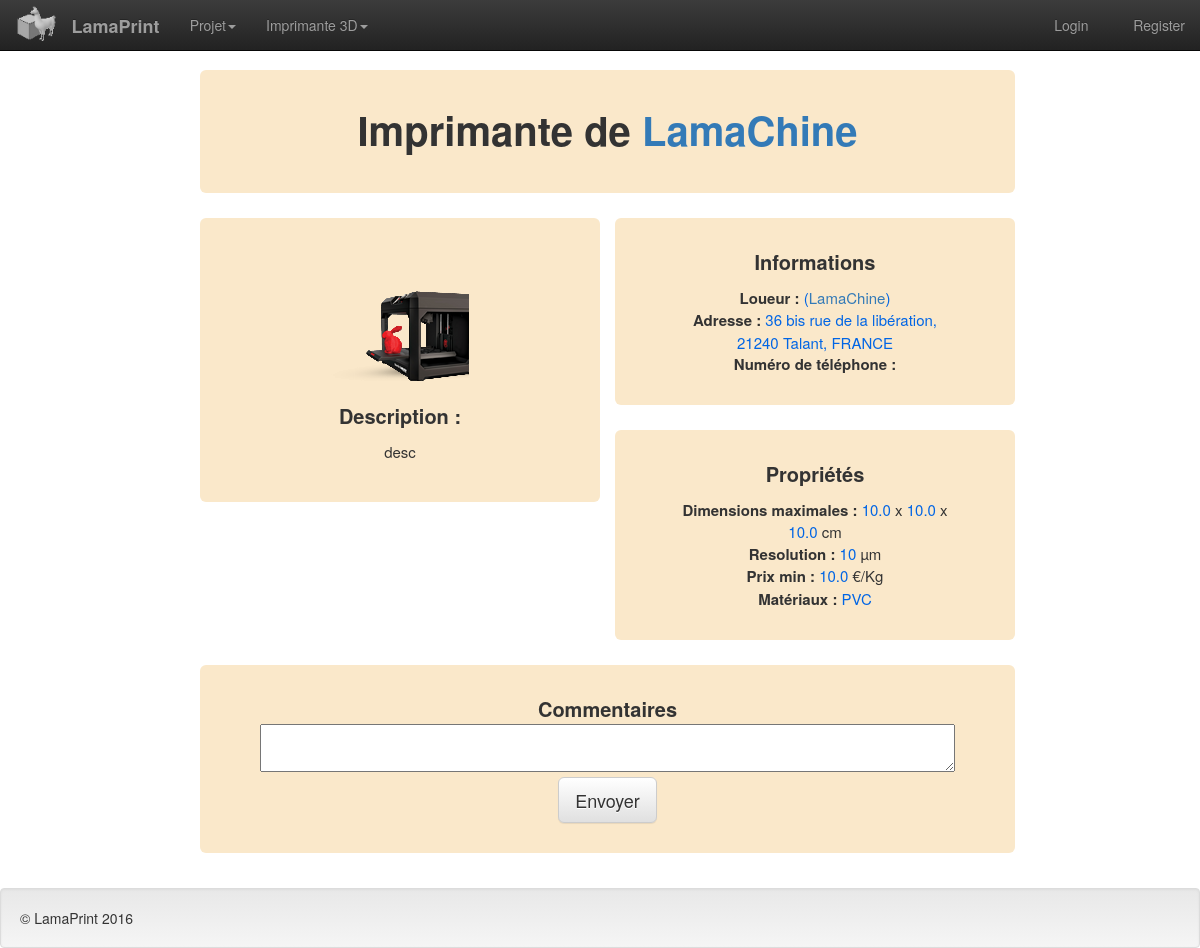
Before: /printer/1 with the older database file.
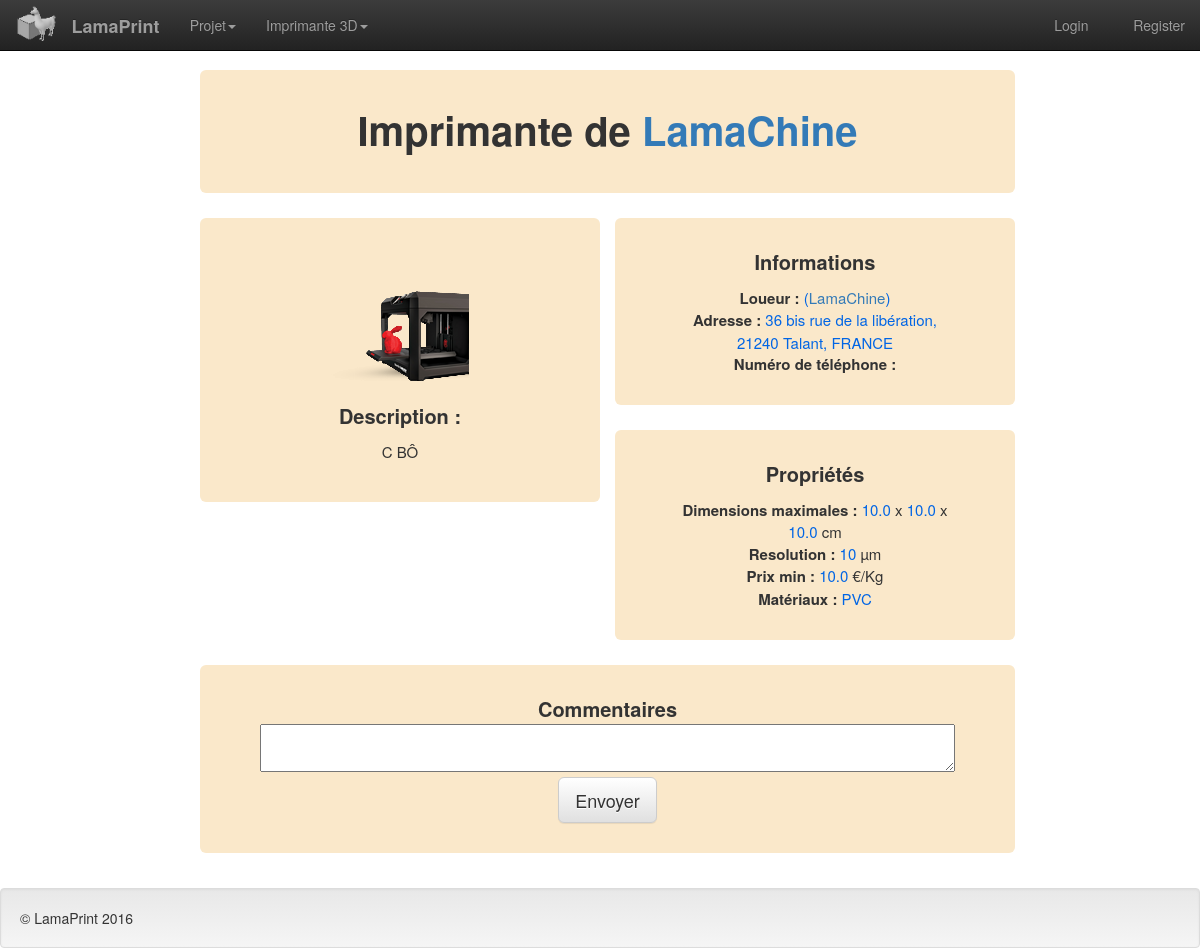
After: the same page with the newer database file.
### tables this page shows
CREATE TABLE printer (
	"ID" INTEGER NOT NULL, 
	creation_date VARCHAR, 
	user VARCHAR, 
	dimensionsx FLOAT, 
	dimensionsy FLOAT, 
	dimensionsz FLOAT, 
	res INTEGER, 
	price FLOAT, 
	material VARCHAR, 
	address VARCHAR, 
	postcode VARCHAR, 
	city VARCHAR, 
	country VARCHAR, 
	description VARCHAR, 
	PRIMARY KEY ("ID"), 
	UNIQUE ("ID"), 
	FOREIGN KEY(user) REFERENCES user (username) ON DELETE SET NULL ON UPDATE CASCADE
);

### test.py (the view)
@app.route('/printer/<idd>')
def showprinter(idd):
	idd = int(idd)
	result=getPrinterInfo(idd);
	print("### /printer, result=", result)
	username="Aucun"
	nom=prenom='Non renseigné'
	phone='NaN'
	x=y=z=0
	res=price=0
	material=address=postcode=city=country="Non renseigné"
	if result is not False:
		if result[2] is not None:
			username=result[2]
		if result[2] is None:
			username='Non renseigné'
		userInfo=getUserInfo(username)
		if userInfo is not False:
			if userInfo[3] is not None:
				nom=userInfo[3]
			if userInfo[3] is None:
				nom='Non renseigné'
			if userInfo[4] is not None:
				prenom=userInfo[4]
			if userInfo[4] is None:
				prenom='Non renseigné'
			if userInfo[10] is not None:
				phone=userInfo[10]
			if userInfo[10] is None:
				phone='NaN'
		if result[3] is not None:
			x=result[3]
		if result[3] is None:
			x='Non renseigné'
		if result[4] is not None:
			y=result[4]
		if result[4] is None:
			y='Non renseigné'
		if result[5] is not None:
			z=result[5]
		if result[5] is None:
			z='Non renseigné'
		if result[6] is not None:
			res=result[6]
		if result[6] is None:
			res='Non renseigné'
		if result[7] is not None:
			price=result[7]
		if result[7] is None:
			price='Non renseigné'
		if result[8] is not None:
			material=result[8]
		if result[8] is None:
			material='Non renseigné'
		if result[9] is not None:
			address=result[9]
		if result[9] is None:
			address='Non renseigné'
		if result[10] is not None:
			postcode=result[10]
		if result[10] is None:
			postcode='Non renseigné'
		if result[11] is not None:
			city=result[11]
		if result[11] is None:
			city='Non renseigné'
		if result[12] is not None:
			country=result[12]
			country=country.upper()
		if result[12] is None:
			country='Non renseigné'
		if result[13] is not None:
			description=result[13]
		if result[13] is None:
			description='-- Aucune description --'
		return render_template('printer.html', name=" Imprimante n°"+str(idd), username=username, prenom=prenom, nom=nom, x=x, y=y, z=z, res=res, price=price, material=material, address=address, postcode=postcode, city=city, country=country, phone=phone, description=description)
	elif result is False:
		flash('Error: printer n°'+ str(idd) + ' may not exist.', 'warning')
		print('Error: printer n°'+ str(idd) + ' may not exist.')
		return redirect('/')

### test.py (called while the page is built)
def getUserInfo(username):
	db = engine.connect()
	try:
		result = db.execute(select([user]).where(user.c.username == username)).fetchone()
		if result is None:
			print('**Encounter problem getting user\'s info**')
			return False
		else:
			return result
	finally:
		db.close()

def getPrinterInfo(ID):
	db = engine.connect()
	print("### GetPrinterInfo, ID="+str(ID))
	try:
		result = db.execute(select([printer]).where(printer.c.ID == str(ID))).fetchone()
		if result is None:
			print('**Encounter problem getting printer\'s info**')
			return False
		else:
			return result
	finally:
		db.close()

### templates/printer.html (shortened to what this page needs)
{% extends "main.html" %}
{% block head %}
{{ super() }}
{% endblock %}
{% block navbar %}
{{ super() }}
{% endblock %}
{% block content %}
<div class="content">
	<div class="container register-text">
		<div class="jumbotron profile-title">
			<label for="titletext" class="profile-title">Imprimante de <a href="/profile/{{username}}">{{username}}</a></label>
		</div>
		<div class="container-globalprofile">
			<div class="col-md-6 no-padding">
				<div class="jumbotron container-leftprofile">
					<div class="form-style">
						<br />
						<br />
						<img src="../image/printer.png" name="image" id="image" style="width: auto">
						<br />
						<br />
						<label class="profile-subtitle">Description :</label>
						<br />
						<text class="profile-text">{{description}}
						</text>
					</div>
				</div>
			</div>
			<div class="col-md-6 no-padding">
				<div class="jumbotron container-rightprofile">
					<label class="profile-subtitle">Informations</label>
					<br />
					<B><text class="profile-text">Loueur :
					</text></B>
					<text style="color:#0065e5; text-align:center;">{{prenom}} {{nom}} (<a href="/profile/{{username}}">{{username}}</a>)</text>
					<br />
					<B><text class="profile-text">Adresse : </text></B>
						<text style="color:#0065e5; text-align:center;">{{address}}, <br /> {{postcode}} {{city}}, {{country}}</text>
					<br />
					<B><text class="profile-text">Numéro de téléphone : </text></B>
				</div>
				<div class="jumbotron container-rightprofile">
					<label class="profile-subtitle">Propriétés</label>
					<br />
					<B><text class="profile-text">Dimensions maximales : </text></B>
					<text style="color:#0065e5; text-align:center;"> {{x}} </text>x <text style="color:#0065e5; text-align:center;">{{y}} </text>x <text style="color:#0065e5; text-align:center;">{{z}}</text> cm
					<br />
					<B><text class="profile-text">Resolution : </text></B>
					<text style="color:#0065e5; text-align:center;">{{res}}</text> µm
					<br />
					<B><text class="profile-text">Prix min : </text></B>
					<text style="color:#0065e5; text-align:center;">{{price}}</text> €/Kg
					<br />
					<B><text class="profile-text">Matériaux :</text></B>
					<text style="color:#0065e5; text-align:center;"> {{material}}</text>
					<br />
				</div>
			</div>
			<div class="col-md-12 no-padding">
				<div class="jumbotron">
					<B><text class="profile-subtitle">Commentaires</text></B>
					<div>
						<textarea name="comments" id="com" class="comment-box"></textarea>
					</div>
					<button onclick="writeComment()" class="btn btn-lg btn-default navbar-button">Envoyer</button>
				</div>
			</div>
		</div>
	</div>
</div>
{% endblock %}
{% block footer %}
{{ super() }}
{% endblock %}

### templates/main.html (shortened to what this page needs)
<!DOCTYPE html>
<html>
	<head>
		{% block head %}
		<link rel="stylesheet" type="text/css" href="../bootstrap/css/bootstrap.min.css" />
		<link rel="stylesheet" type="text/css" href="../bootstrap/css/bootstrap-theme.min.css" />
		<link rel="stylesheet" type="text/css" href="../static/lamaprint.css" />
		{% endblock %}
	</head>
	<body>
		{% block navbar %}
		<nav class="navbar navbar-inverse navbar-fixed-top">
			<div class="container-fluid navbar-no-margin">
				<div class="navbar-header">
					<a class="navbar-brand" style="padding-top:5px" href="/"><img src="../image/logo.png" style="height:120%;width:auto"></a>
					<a class="navbar-brand" href="/"><b>LamaPrint</b></a>
				</div>
				<ul class="nav navbar-nav">
					<li class="dropdown">
						<a href="#" class="dropdown-toggle" data-toggle="dropdown" role="button" aria-haspopup="true" aria-expanded="false">Projet<span class="caret"></span></a>
					</li>
					<li class="dropdown">
						<a href="#" class="dropdown-toggle" data-toggle="dropdown" role="button" aria-haspopup="true" aria-expanded="false">Imprimante 3D<span class="caret"></span></a>
					</li>
				</ul>
				<ul class="nav navbar-nav navbar-right">
					{% if session.get('logged')==True %}
					<li><a href="/profile/{{session['username']}}"><span class="glyphicon glyphicon-user"></span> {{session['username']}}</a></li>
					<li><a href="/logout"><span class="glyphicon glyphicon-log-out"></span> Logout</a></li>
					{% elif request.path == "/login" %}
					<li><a href="/register"><span class="glyphicon glyphicon-user"></span> Register</a></li>
					{% elif request.path == "/register" %}
					<li><a href="/login"><span class="glyphicon glyphicon-log-in"></span> Login</a></li>
					{% else %}
					<li><a href="/login"><span class="glyphicon glyphicon-log-in"></span> Login</a></li>
					<li><a href="/register"><span class="glyphicon glyphicon-user"></span> Register</a></li>
					{% endif %}
				</ul>
			</div>
		</nav>
		{% endblock %}
		<div class="container">
			{% block content %}{% endblock %}
		</div>
		{% block footer %}
		<footer>
			<div class="well">
				© LamaPrint 2016
			</div>
		</footer>
		{% endblock %}
	</body>
</html>

### static/lamaprint.css (style rules this page uses)
.navbar-no-margin { margin: 0px; width:100%; }
footer { width: 100%; height: 60px; }
img { width: 100%; }
.no-padding { padding-bottom:0px; padding-top:0px; padding-left:0px; padding-right:0px; }
.jumbotron { background-color:#fae8ca; padding-top:30px; padding-bottom:30px; padding-left:0px; margin-bottom:25px; width: 815px; }
.form-style { margin-bottom:10px; }
.register-text { text-align:center; width:830px; font-size:15px; margin-top:20px; margin-bottom:10px; }
.profile-title { margin-top:0px; width:815px; font-size:40px; text-align:center; }
.profile-subtitle { margin-top:0px; font-size:20px; text-align:center; margin-top:0px; margin-bottom:10px; }
.profile-text { text-align:center; width:800px; font-size:15px; margin-top:20px; margin-bottom:10px; }
.container-globalprofile { width:830px; margin-left:0px; margin-right:0px; margin-top:0px; text-align:center; }
.container-leftprofile { width:400px; margin-left:0px; margin-right:0px; margin-top:0px; padding-left:0px; text-align:center; }
.container-rightprofile { width:400px; margin-left:0px; margin-right:0px; margin-top:0px; padding-right:0px; text-align:center; }
.comment-box { width: 100%; text-align:left; }

Changed rows visible on the page:
changed printer "LamaChine": description "desc" → "C BÔ"
